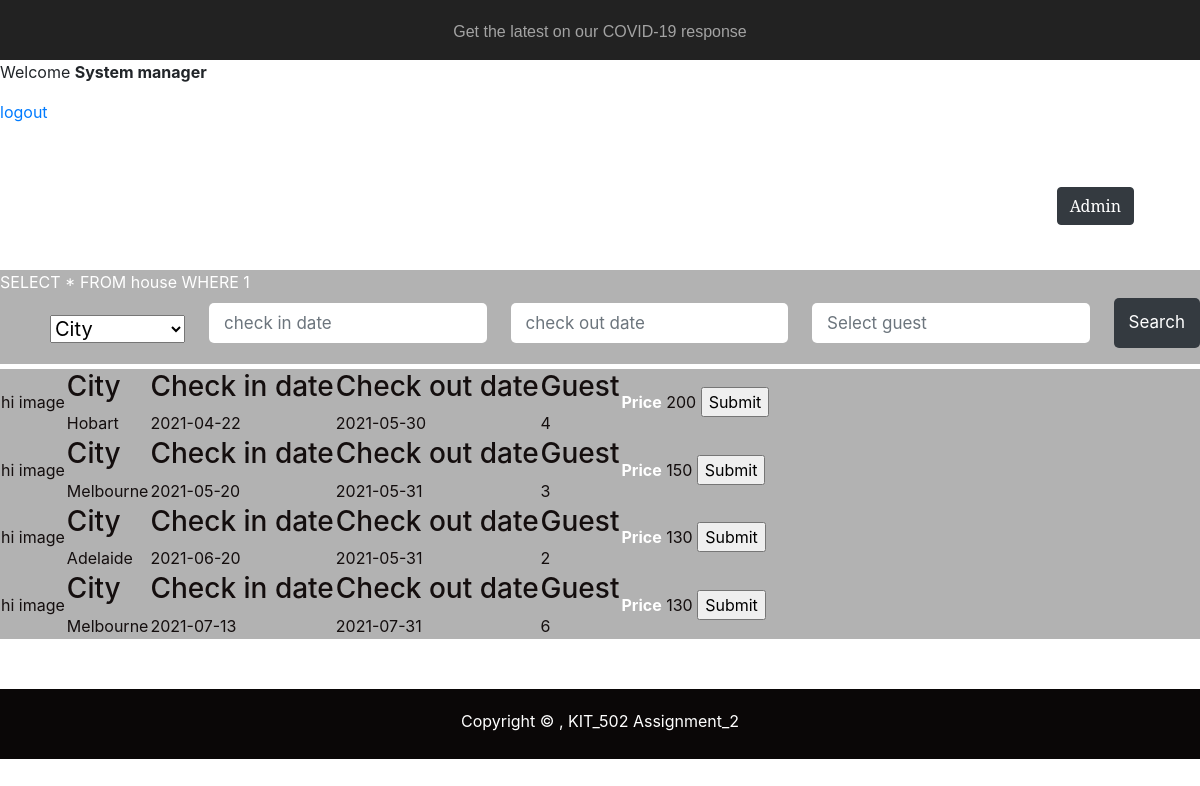
/customer/login_book.php (signed in), run on the app's committed database.
### tables this page shows
CREATE TABLE `house` (
    `id` int(11) NOT NULL AUTO_INCREMENT PRIMARY KEY,
    `house_name` varchar(100) NOT NULL,
    `house_desc` varchar(100) NOT NULL,
    `house_addr` varchar(100) NOT NULL,
    `house_city` varchar(100) NOT NULL,
    `house_price` varchar(100) NOT NULL,
    `house_guest` varchar(100) NOT NULL,
    `house_num_room` varchar(100) NOT NULL,
    `house_num_bathroom` varchar(100) NOT NULL,
    `house_checkin` varchar(100) NOT NULL,
    `house_checkout` varchar(100) NOT NULL,
    `house_entire` varchar(100) NOT NULL,
    `house_garage` varchar(100) NOT NULL,
    `house_smoke` varchar(100) NOT NULL,
    `house_internet` varchar(100) NOT NULL,
    `house_pet` varchar(100) NOT NULL,
    `house_image` varchar(100) NOT NULL
);

### customer/login_book.php (the view, shortened to what this page needs)
<!DOCTYPE html>
<html>
<head>
	<link rel="stylesheet" type="text/css" href="../css/footer.css">
	<link rel="stylesheet" href="https://stackpath.bootstrapcdn.com/bootstrap/4.2.1/css/bootstrap.min.css">
	<link rel="stylesheet" type="text/css" href="../css/booking.css">
	<link rel="stylesheet" href="https://maxst.icons8.com/vue-static/landings/line-awesome/line-awesome/1.3.0/css/line-awesome.min.css">
</head>
<body>
	<div class="covid_div">
		<aside class="covid_notice">
			<a class="covid_news" href=" ">
				<span class="covid_words">Get the latest on our COVID-19 response</span>
			</a>
		</aside>
	</div>
	<div class="log_msg">
		<?php if (isset($_SESSION['c_username'])) : ?>
			<div class="user_log_suc">
				<p>Welcome <strong><?php echo $_SESSION['c_username']; ?></strong></p>
				<p> <a href="customer_login.php?logout='1'">logout</a> </p>
			</div>
		<?php endif ?>
	</div>
	<nav class="nav_bar">
		<div class="logo">
			<p>UTas</p>
			<p>Accommodation</p>
		</div>
		<a href="#" class="toggle_btn">
			<span class="bar"></span>
			<span class="bar"></span>
			<span class="bar"></span>
		</a>
		<div class="nav_links">
			<ul class="list_nav">
				<li><a class="active_nav" href="../home.php">Home</a></li>
				<li><a class="active_nav" href="#">Customer</a>
				</li>
				<li><a href="../html/login_admin.html"><button id="do_admin_login" type="button" class="btn btn-dark" onclick="do_admin_login()">Admin</button></a></li>
			</ul>
		</div>
	</nav>
	<div class="Booking_form">
		<?php include('../db_conn.php');
		$sql = "SELECT * FROM house WHERE 1 ";
		$Location = "";
		$b_checkin = "";
		$b_checkout = "";
		$b_guest = "";
		echo $sql;
		$result = mysqli_query($db, $sql);
		?>
		<form class="Bk_form_tab" method="post" action="login_book.php">
			<div class="Bk_op_tab">
				<select id="input-group" name="Location" placeholder="House city" value="<?php echo $Location; ?>">
					<option value="">City</option>
				</select>
			</div>
			<div class="Bk_tab">
				<input type="text" class='form-control' placeholder="check in date" id="checkin" name="b_checkin" value="<?php echo $b_checkin; ?>">
			</div>
			<div class="Bk_tab">
				<input type="text" class='form-control' placeholder="check out date" id="checkout" name="b_checkout" value="<?php echo $b_checkout; ?>">
			</div>
			<div class="Bk_tab">
				<input type="number" class='form-control' placeholder="Select guest" min="1" id="b_guest" name="b_guest" value="<?php echo $b_guest; ?>">
			</div>
			<div class="Bk_tab">
				<input type="submit" class="Search_btn" value="Search" name="search_client">
			</div>
		</form>
	</div>
	<div class="Room_type" id="Room_type">
		<table class="Room_bk">
			<?php while ($row = mysqli_fetch_object($result)) { ?>
				<tr>
					<td>
						<div class="img_room">
							<?php echo $row->house_image ?>
						</div>
					</td>
					<td>
						<h3>City</h3>
						<?php echo $row->house_city ?>
					</td>
					<td>
						<h3>Check in date</h3>
						<?php echo $row->house_checkin ?>
					</td>
					<td>
						<h3>Check out date</h3>
						<?php echo $row->house_checkout ?>
					</td>
					<td>
						<h3>Guest</h3>
						<?php echo $row->house_guest ?>
					</td>
					<td>
						<strong id="strong">Price</strong>
						<?php echo $row->house_price ?>
						<a href="./confirm_booking.php?Checkin=<?php echo $b_checkin?> & Checkout=<?php echo $b_checkout?> & Guest=<?php echo $b_guest?>"><input type="submit" name="book now"></a>
					</td>
				</tr>
			<?php } ?>
		</table>
	</div>
	<footer>
		<p>Copyright &copy; , KIT_502 Assignment_2</p>
	</footer>
</body>
</html>

### css/footer.css (style rules this page uses)
footer { text-align: center; background-color: rgb(10, 7, 7); color: #fff; padding: 20px; bottom: 0; width: 100%; z-index: -1; margin-top: 50px; padding-bottom: 10px; }

### css/booking.css (style rules this page uses)
body { padding: 0; margin: 0; box-sizing: border-box; line-height: 1.5; background-size: cover; }
.covid_div { margin-top: 0; position: relative; display: block; height: 60px; background-color: #222222; font-family: 'Lucida Sans', 'Lucida Sans Regular', 'Lucida Grande', 'Lucida Sans Unicode', Geneva, Verdana, sans-serif; }
.covid_notice { text-align: center; position: relative; padding-top: 20px; padding-bottom: 20px; }
.covid_news { text-decoration-color: #a3a3a3; }
.covid_words { color: #a3a3a3; }
.nav_bar { width: 1100px; height: 130px; display: flex; justify-content: space-between; align-items: center; margin-left: calc((100% - 1100px) / 2); z-index: 100000; }
.nav_links ul { margin: 0; padding: 0; list-style: none; }
.nav_links li { display: inline-flex; }
.nav_links li a { text-decoration: none; color: #fff; padding: 1rem; font-size: 25px; position: relative; font-family: 'Noto Serif', serif; }
.active_nav::before { content: ""; position: absolute; bottom: -7px; left: 0; width: 100%; height: 2px; background-color: tomato; border-radius: 5px 5px 0 0; opacity: 0; transition: 0.3s; }
.toggle_btn { position: relative; top: .75rem; right: 1rem; display: flex; flex-direction: column; justify-content: space-between; width: 30px; height: 21px; }
.toggle_btn .bar { height: 3px; width: 100%; background-color: white; border-radius: 10px; }
.logo { font-family: "Monoton", cursive; font-size: 1.5rem; margin: .5rem; color: white; }
.logo p { margin-top: 0; margin-bottom: 0; }
.Booking_form { background: rgba(0, 0, 0, 0.3); color: #fff; align-items: center; }
.Bk_form_tab { display: flex; padding-left: 50px; justify-self: center; }
.Bk_op_tab { display: flex; flex-direction: column; justify-content: center; font-size: auto; }
.Bk_op_tab select { font-size: 20px; font-style: "Arial", Helvetica, sans-serif; }
.Bk_tab { display: flex; flex-direction: column; justify-content: center; }
.Bk_form_tab input[type="submit"] { margin: 18px 0 0 0; background: var(--dark); color: #fff; border: 1px solid #fff; }
.Bk_form_tab label, .Bk_form_tab input { width: 100%; }
.Bk_form_tab input:not(.btn) { margin: 4px 0 16px 0; padding: 12px 15px; border-radius: 5px; font-size: 17px; border: none; }
@media (min-width: 768px) { .Bk_form_tab { grid-template-columns: repeat(2, 1fr); grid-gap: 24px; } }
@media (min-width: 1170px) { .Bk_form_tab { grid-template-columns: repeat(3, 1fr); } }
.Room_bk { margin: 45px 0; padding-bottom: 25px; background: rgba(0, 0, 0, 0.3); color: rgb(20, 14, 14); }
.img_room { overflow: hidden; }
#strong { color: #fff; }
@media (min-width: 900px) { .Room_bk { flex: 0 0 calc(50% - 20px); margin: 10px; } }
@media (min-width: 1110px) { .Room_bk { display: flex; padding-bottom: 0; margin: 5px 0; } }
@media (min-width: 1110px) { .img_room { flex: 1; } }

### data on the page
house: house_image "hi image", house_city "Hobart", house_checkin "2021-04-22", house_checkout "2021-05-30", house_guest "4", house_price "200"
house: house_image "hi image", house_city "Melbourne", house_checkin "2021-05-20", house_checkout "2021-05-31", house_guest "3", house_price "150"
house: house_image "hi image", house_city "Adelaide", house_checkin "2021-06-20", house_checkout "2021-05-31", house_guest "2", house_price "130"
house: house_image "hi image", house_city "Melbourne", house_checkin "2021-07-13", house_checkout "2021-07-31", house_guest "6", house_price "130"

### other printed values
$_SESSION['c_username'] "System manager"
$sql "SELECT * FROM house WHERE 1"
